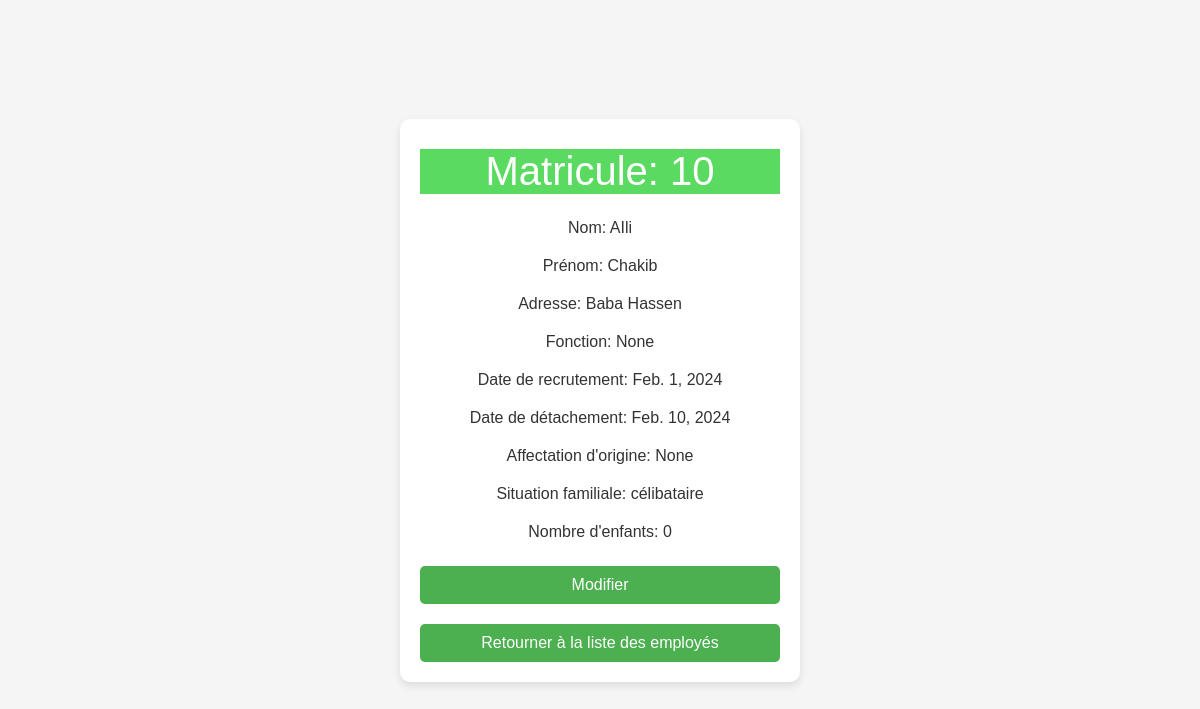
/detail/10/, run on the app's committed database.
### app/models.py (models this page shows, shortened)
class Employe(models.Model):
    CHOICES = {
        ('marié', 'marié(e)'),
        ('divorcé', 'divorcé(e)'),
        ('célibataire', 'célibataire'),
        ('veuf', 'veuf(ve)')
    }
    CODES = {
        ('T', 'T'), ('R', 'R'), ('1', '1'), ('I', 'I'), ('2', '2'), ('M', 'M'), ('A', 'A'), ('6', '6'), ('7', '7'),
        ('8', '8'), ('9', '9'), ('C', 'C'), ('Cr', 'Cr'),
    }
    matricule = models.PositiveIntegerField(primary_key = True)
    nom = models.CharField(max_length = 100)
    prenom = models.CharField(max_length = 100)
    adresse = models.CharField(max_length = 200, null=True)
    fonction = models.CharField(max_length = 100, null=True)
    dateRecrutement = models.DateField(null=True)
    dateDetachement = models.DateField(null=True)
    affectOrigine = models.CharField(max_length = 100, null=True)
    situationFamiliale = models.CharField(max_length = 100, choices= CHOICES, null=True)
    nbrEnfants = models.PositiveIntegerField(null=True)
    dernierPointage = models.CharField(max_length = 2, choices=CODES, default=None, null=True)
    dateDernierPointage = models.DateField(null=True, default = None)

### app/views.py (the view)
# urls.py: path('detail/<str:pk>/', views.detail, name='employe-detail'),
def detail(request, pk):
    emp = Employe.objects.get(matricule=pk)
    context = {'employe': emp}
    return render(request, 'details.html', context)

### app/templates/details.html (shortened to what this page needs)
<!DOCTYPE html>
<html lang="en">
<head>
</head>
<body>
    <div class="card">
        <div class="card-content">
            <div id="matricule-cont">
                <p id="matricule">Matricule: {{employe.matricule}}</p>
            </div>
            <div id="att-cont">
                <p class="att">Nom: {{employe.nom}}</p>
                <p class="att">Prénom: {{employe.prenom}}</p>
                <p class="att">Adresse: {{employe.adresse}}</p>
                <p class="att">Fonction: {{employe.fonction}}</p>
                <p class="att">Date de recrutement: {{employe.dateRecrutement}}</p>
                <p class="att">Date de détachement: {{employe.dateDetachement}}</p>
                <p class="att">Affectation d'origine: {{employe.affectOrigine}}</p>
                <p class="att">Situation familiale: {{employe.situationFamiliale}}</p>
                <p class="att">Nombre d'enfants: {{employe.nbrEnfants}}</p>
            </div>
            <a href="{% url 'employe-update' employe.matricule %}">Modifier</a>
            <a href="{% url 'employe-list' %}">Retourner à la liste des employés</a>
        </div>
    </div>
</body>
</html>

### app/templates/details.html (style rules this page uses)
body { font-family: 'Arial', sans-serif; margin: 0; padding: 0; display: flex; align-items: center; justify-content: center; min-height: 100vh; background-color: #f5f5f5; }
.card { background-color: #fff; box-shadow: 0 4px 8px rgba(0, 0, 0, 0.1); border-radius: 10px; overflow: hidden; max-width: 400px; width: 100%; margin: 20px; box-sizing: border-box; transition: transform 0.3s ease; }
.card-content { padding: 20px; text-align: center; }
.card p { margin: 10px 0; font-size: 16px; color: #333; }
.card a { display: block; background-color: #4CAF50; color: white; text-align: center; text-decoration: none; padding: 10px; margin-top: 20px; border-radius: 5px; transition: background-color 0.3s ease; }
#matricule { font-size: 40px; color: white; }
#matricule-cont { background-color: #5ada60; }
#att-cont { margin: 20px; }
.att { padding: 5px; }

### data on the page
Employe: matricule "10", nom "AIli", prenom "Chakib", adresse "Baba Hassen", fonction "None", dateRecrutement "Feb. 1, 2024", dateDetachement "Feb. 10, 2024", affectOrigine "None", situationFamiliale "célibataire", nbrEnfants "0"
